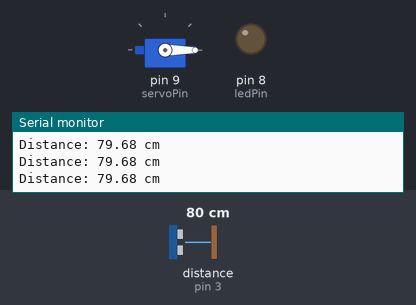
Recording of a sketch running on a simulated Arduino Uno, built with avr-gcc and run on an emulated ATmega328P. On the bench: servo, output pins drawn as LEDs (lit = HIGH), the last lines printed to the serial monitor. Wiring (inferred from the names in the program): ultrasonic range finder: trigger pin 4; echo pin 3. The inputs (shaded band) are chosen by the test bench; at power-on: distance to the obstacle (sensor on pin 3) 80 cm. The echo pulse lasts 58.3 µs per cm; pins used as bus, display or sensor lines are not drawn.

Above: at 1.2 s.
1.3 s: distance to the obstacle (sensor on pin 3) set to 12 cm
2.8 s: distance to the obstacle (sensor on pin 3) set to 9 cm
At 3.6 s:
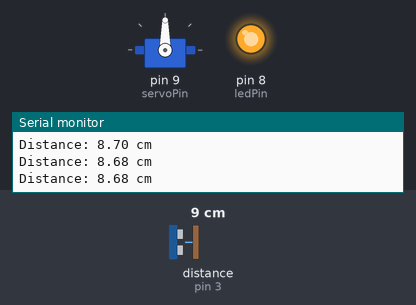
4.3 s: distance to the obstacle (sensor on pin 3) set to 35 cm
At 5.3 s:
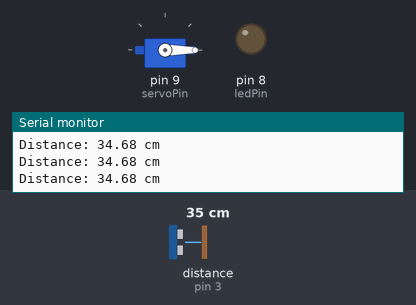
5.9 s: distance to the obstacle (sensor on pin 3) set to 2 cm
At 7.3 s:
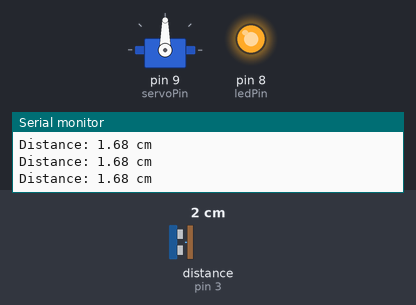
Timing chart, 0 to 8.5 s (numbered marks = the images above; inputs shaded):
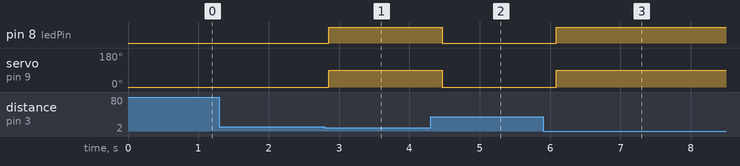

Measured:
- the behaviour switches between 11 and 10 cm on distance to the obstacle (sensor on pin 3) (found by bisection; images 0 and 1)
- after the input at 2.8 s, pin 8 (ledPin): LOW → HIGH after 0.05 s; servo on pin 9 (servoPin): 0° → 90° after 0.05 s
- after the input at 4.3 s, pin 8 (ledPin): HIGH → LOW after 0.17 s; servo on pin 9 (servoPin): 90° → 0° after 0.17 s
- after the input at 5.9 s, pin 8 (ledPin): LOW → HIGH after 0.19 s; servo on pin 9 (servoPin): 0° → 90° after 0.19 s

The sketch:

ultrasonic_servo_control.ino
```cpp
#include <Servo.h>

Servo myServo;

// Pin Configuration
const int trigPin = 4;
const int echoPin = 3;
const int servoPin = 9;
const int ledPin = 8;

// Adjustable Parameters
const int triggerDistance = 10;  // Activation distance in cm
const int activeAngle = 90;      // Servo angle when object is detected
const int restAngle = 0;         // Default servo position

void setup() {
  pinMode(trigPin, OUTPUT);
  pinMode(echoPin, INPUT);
  pinMode(ledPin, OUTPUT);

  myServo.attach(servoPin);

  myServo.write(restAngle);
  digitalWrite(ledPin, LOW);

  Serial.begin(9600);
}

void loop() {

  // Generate ultrasonic pulse
  digitalWrite(trigPin, LOW);
  delayMicroseconds(2);

  digitalWrite(trigPin, HIGH);
  delayMicroseconds(10);

  digitalWrite(trigPin, LOW);

  // Measure echo duration
  long duration = pulseIn(echoPin, HIGH);

  // Calculate distance in centimeters
  float distance = duration * 0.0343 / 2;

  // Display distance
  Serial.print("Distance: ");
  Serial.print(distance);
  Serial.println(" cm");

  // Object detected within threshold
  if (distance <= triggerDistance) {
    myServo.write(activeAngle);
    digitalWrite(ledPin, HIGH);
  }

  // Object outside threshold
  else {
    myServo.write(restAngle);
    digitalWrite(ledPin, LOW);
  }

  delay(200);
}
```
